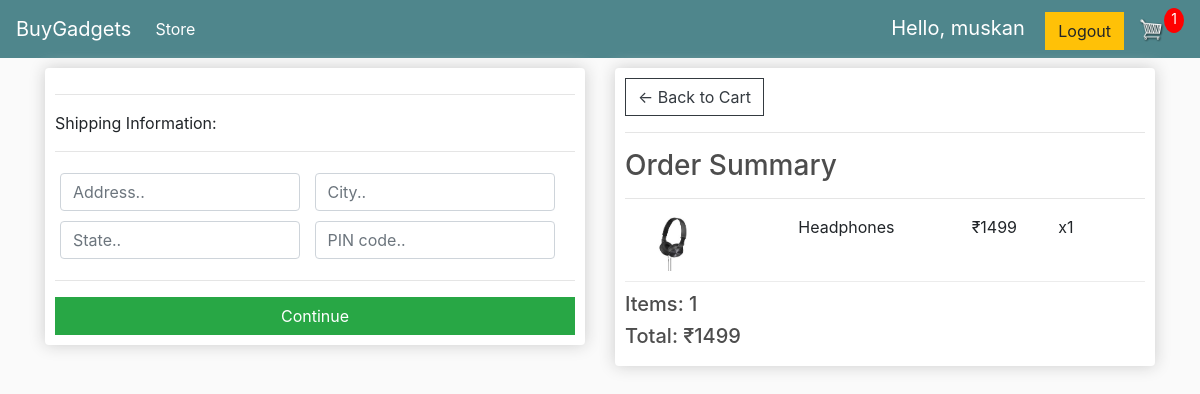
/checkout/ (signed in), run on an earlier commit of the app's database.
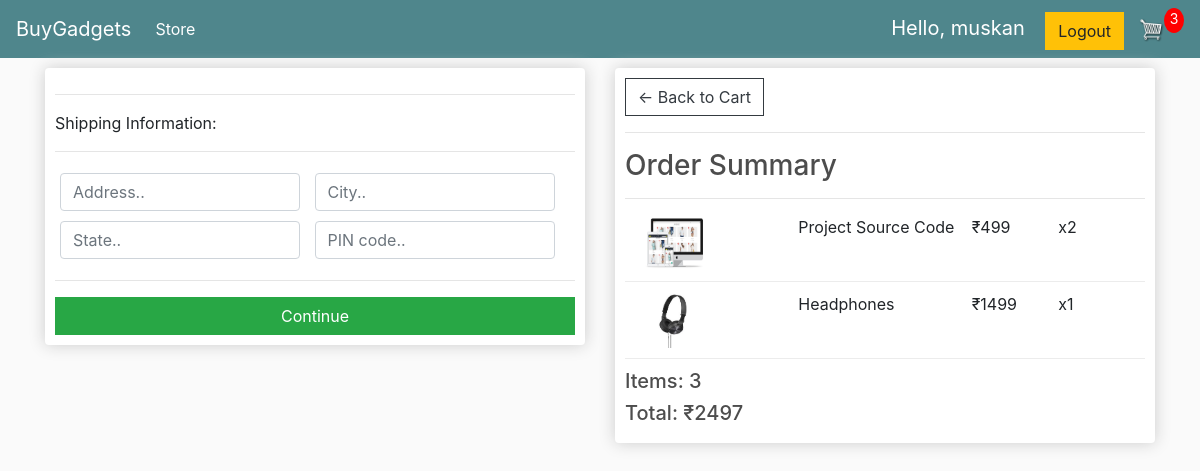
And on a later commit of the database.
### store/models.py (models this page shows, shortened)
class OrderItem(models.Model):
    product = models.ForeignKey(Product, on_delete=models.SET_NULL, null=True)
    order = models.ForeignKey(Order, on_delete=models.SET_NULL, null=True)
    quantity = models.IntegerField(default=0, null=True, blank=True)
    date_added = models.DateTimeField(auto_now_add=True)
    @property
    def get_total(self):
        total = self.product.price * self.quantity
        return total

class Product(models.Model):
    name = models.CharField(max_length=200)
    price = models.DecimalField(max_digits=8, decimal_places=0)
    digital = models.BooleanField(default=False, null=True, blank=True)
    image = models.ImageField(null=True, blank=True)
    @property
    def imageURL(self):
        try:
            url = self.image.url
        except:
            url = ""
        return url

class Order(models.Model):
    customer = models.ForeignKey(Customer, on_delete=models.SET_NULL, null=True, blank=True)
    date_ordered = models.DateTimeField(auto_now_add=True)
    complete = models.BooleanField(default=False)
    transaction_id = models.CharField(max_length=100, null=True)
    @property
    def shipping(self):
        orderitems = self.orderitem_set.all()
        shipping = False
        for i in orderitems:
            if i.product.digital == False:
                shipping = True
        return shipping
    @property
    def get_cart_total(self):
        orderitems = self.orderitem_set.all()
        total = sum([item.get_total for item in orderitems])
        return total
    @property
    def get_cart_items(self):
        orderitems = self.orderitem_set.all()
        total = sum([item.quantity for item in orderitems])
        return total

### store/views.py (the view)
# urls.py: path('checkout/', views.checkout, name='checkout'),
def checkout(request):
    data = cartData(request)
    items = data['items']
    order = data['order']
    cartItems = data['cartItems']
    context = {'items': items, 'order': order, 'cartItems': cartItems}
    return render(request, 'store/checkout.html', context)

### store/utils.py (called while the page is built)
def cartData(request):
    if request.user.is_authenticated:
        customer, created = Customer.objects.get_or_create(user=request.user)
        order, created = Order.objects.get_or_create(customer=customer, complete=False)
        items = order.orderitem_set.all()
        cartItems = order.get_cart_items
    else:
        cookieData = cookieCart(request)
        items = cookieData['items']
        order = cookieData['order']
        cartItems = cookieData['cartItems']
    return {'items': items, 'order': order, 'cartItems': cartItems}

### store/templates/store/checkout.html (shortened to what this page needs)
{% extends 'store/main.html' %}
{% load static %}
{% block content %}
    <div class="row">
        <div class="col-lg-6">
            <div class="box-element" id="form-wrapper">
                <form id="form">
                    <div id="shipping-info">
                        <hr>
                        <p>Shipping Information:</p>
                        <hr>
                        <div class="form-field">
                            <input required class="form-control" type="text" name="address" placeholder="Address..">
                        </div>
                        <div class="form-field">
                            <input required class="form-control" type="text" name="city" placeholder="City..">
                        </div>
                        <div class="form-field">
                            <input required class="form-control" type="text" name="state" placeholder="State..">
                        </div>
                        <div class="form-field">
                            <input required class="form-control" type="text" name="zipcode" placeholder="PIN code..">
                        </div>
                    </div>
                    <hr>
                    <input id="form-button" class="btn btn-success btn-block" type="submit" value="Continue">
                </form>
            </div>
            <br>
        </div>
        <div class="col-lg-6">
            <div class="box-element">
                <a class="btn btn-outline-dark" href="{% url 'cart' %}">&#x2190; Back to Cart</a>
                <hr>
                <h3>Order Summary</h3>
                <hr>
                {% for item in items %}
                    <div claSS="cart-row">
                        <div style="flex:2"><img class="row-image" src="{{ item.product.imageURL }}"></div>
                        <div style="flex:2"><p>{{ item.product.name }}</p></div>
                        <div style="flex:1"><p>₹{{ item.product.price| floatformat:0 }}</p></div>
                        <div style="flex:1"><p>x{{ item.quantity }}</p></div>
                    </div>
                {% endfor %}
                <h5>Items: {{ order.get_cart_items }}</h5>
                <h5>Total: ₹{{ order.get_cart_total| floatformat:0 }}</h5>
            </div>
        </div>
    </div>
{% endblock content %}

### store/templates/store/main.html (shortened to what this page needs)
<!DOCTYPE html>
{% load static %}
<html lang="en">
<head>
    <link rel="stylesheet" href="https://cdn.jsdelivr.net/npm/bootstrap@4.5.3/dist/css/bootstrap.min.css"
>
    <link rel="stylesheet" type="text/css" href="{% static  "css/main.css" %}">
</head>
<body>
<nav class="navbar navbar-expand-lg navbar-dark bg-dark">
    <a class="navbar-brand" href="{% url 'store' %}">BuyGadgets</a>
    <div class="collapse navbar-collapse" id="navbarSupportedContent">
        <ul class="navbar-nav mr-auto">
            <li class="nav-item active">
                <a class="nav-link" href="{% url 'store' %}">Store <span class="sr-only">(current)</span></a>
            </li>
        </ul>
        <div class="form-inline my-2 my-lg-0">
            <div id="logout">
                <span class="navbar-brand">Hello, {{ request.user }}</span>
                <a href="{% url 'logout' %}" class="btn btn-warning">Logout</a>
            </div>
            <a href="{% url 'cart' %}">
                <img id="cart-icon" src="{% static 'images/cart.png' %}">
            </a>
            <p id="cart-total">{{ cartItems }}</p>
        </div>
    </div>
</nav>
<div class="container">
    {% block content %}
    {% endblock content %}
</div>
</body>
</html>

What changed in the data, as far as the page shows it:
no longer on this page (row edited): Order: get_cart_items "1", get_cart_total "1499"
added OrderItem: product.imageURL (picture), product.name "Project Source Code", product.price "499", quantity "2"
added Order: get_cart_items "3", get_cart_total "2497"
Also different on the page:
{{ cartItems }}: "1" → "3"
